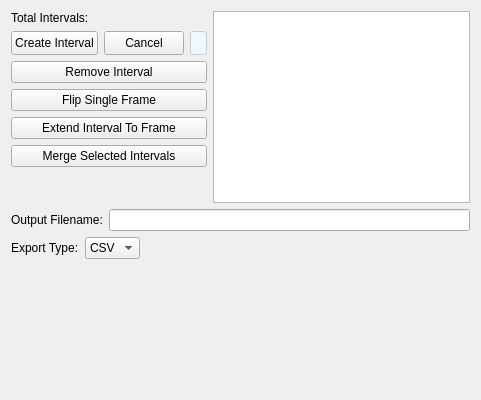
<?xml version="1.0" encoding="UTF-8"?>
<ui version="4.0">
 <class>DigitalIntervalSeries_Widget</class>
 <widget class="QWidget" name="DigitalIntervalSeries_Widget">
  <property name="geometry">
   <rect>
    <x>0</x>
    <y>0</y>
    <width>481</width>
    <height>400</height>
   </rect>
  </property>
  <property name="windowTitle">
   <string>Form</string>
  </property>
  <layout class="QVBoxLayout" name="mainVerticalLayout">
   <item>
    <layout class="QHBoxLayout" name="horizontalLayout">
     <item>
      <layout class="QVBoxLayout" name="verticalLayout_2">
       <item>
        <layout class="QHBoxLayout" name="horizontalLayout_2">
         <item>
          <widget class="QLabel" name="label">
           <property name="text">
            <string>Total Intervals:</string>
           </property>
          </widget>
         </item>
         <item>
          <widget class="QLabel" name="total_interval_label">
           <property name="text">
            <string/>
           </property>
           <property name="alignment">
            <set>Qt::AlignmentFlag::AlignCenter</set>
           </property>
          </widget>
         </item>
        </layout>
       </item>
       <item>
        <layout class="QHBoxLayout" name="create_interval_layout">
       <item>
        <widget class="QPushButton" name="create_interval_button">
         <property name="sizePolicy">
          <sizepolicy hsizetype="Preferred" vsizetype="Preferred">
           <horstretch>0</horstretch>
           <verstretch>0</verstretch>
          </sizepolicy>
         </property>
         <property name="contextMenuPolicy">
          <enum>Qt::ContextMenuPolicy::CustomContextMenu</enum>
         </property>
         <property name="text">
          <string>Create Interval</string>
         </property>
        </widget>
       </item>
       <item>
        <widget class="QPushButton" name="cancel_interval_button">
         <property name="sizePolicy">
          <sizepolicy hsizetype="Preferred" vsizetype="Preferred">
           <horstretch>0</horstretch>
           <verstretch>0</verstretch>
          </sizepolicy>
         </property>
         <property name="visible">
          <bool>false</bool>
         </property>
         <property name="text">
          <string>Cancel</string>
         </property>
        </widget>
       </item>
       <item>
        <widget class="QLabel" name="start_frame_label">
         <property name="styleSheet">
          <string>QLabel { 
            font-weight: bold; 
            color: #0066CC;
            padding: 4px;
            border: 1px solid #CCCCCC;
            border-radius: 3px;
            background-color: #F0F8FF;
          }</string>
         </property>
         <property name="text">
          <string/>
         </property>
         <property name="alignment">
          <set>Qt::AlignmentFlag::AlignCenter</set>
         </property>
        </widget>
       </item>
      </layout>
     </item>
     <item>
      <widget class="QPushButton" name="remove_interval_button">
       <property name="sizePolicy">
        <sizepolicy hsizetype="Preferred" vsizetype="Preferred">
         <horstretch>0</horstretch>
         <verstretch>0</verstretch>
        </sizepolicy>
       </property>
       <property name="text">
        <string>Remove Interval</string>
       </property>
      </widget>
     </item>
     <item>
      <widget class="QPushButton" name="flip_single_frame">
       <property name="sizePolicy">
        <sizepolicy hsizetype="Preferred" vsizetype="Fixed">
         <horstretch>0</horstretch>
         <verstretch>0</verstretch>
        </sizepolicy>
       </property>
       <property name="text">
        <string>Flip Single Frame</string>
       </property>
      </widget>
     </item>
     <item>
      <widget class="QPushButton" name="extend_interval_button">
       <property name="sizePolicy">
        <sizepolicy hsizetype="Preferred" vsizetype="Preferred">
         <horstretch>0</horstretch>
         <verstretch>0</verstretch>
        </sizepolicy>
       </property>
       <property name="text">
        <string>Extend Interval To Frame</string>
       </property>
      </widget>
     </item>
     <item>
      <widget class="QPushButton" name="merge_intervals_button">
       <property name="sizePolicy">
        <sizepolicy hsizetype="Preferred" vsizetype="Preferred">
         <horstretch>0</horstretch>
         <verstretch>0</verstretch>
        </sizepolicy>
       </property>
       <property name="text">
        <string>Merge Selected Intervals</string>
       </property>
      </widget>
     </item>
     <item>
      <spacer name="verticalSpacer_control_panel">
       <property name="orientation">
        <enum>Qt::Orientation::Vertical</enum>
       </property>
       <property name="sizeHint" stdset="0">
        <size>
         <width>20</width>
         <height>10</height>
        </size>
       </property>
      </spacer>
     </item>
    </layout>
   </item>
   <item>
    <layout class="QVBoxLayout" name="verticalLayout_3">
     <item>
      <widget class="QTableView" name="tableView"/>
     </item>
    </layout>
   </item>
  </layout>
 </item>
 <item>
  <widget class="Section" name="export_section" native="true">
   <property name="sizePolicy">
    <sizepolicy hsizetype="Expanding" vsizetype="Preferred">
     <horstretch>0</horstretch>
     <verstretch>0</verstretch>
    </sizepolicy>
   </property>
   <layout class="QVBoxLayout" name="exportSectionLayout">
    <property name="leftMargin">
     <number>0</number>
    </property>
    <property name="topMargin">
     <number>0</number>
    </property>
    <property name="rightMargin">
     <number>0</number>
    </property>
    <property name="bottomMargin">
     <number>0</number>
    </property>
    <item>
     <layout class="QHBoxLayout" name="filenameLayout">
      <item>
       <widget class="QLabel" name="label_filename">
        <property name="text">
         <string>Output Filename:</string>
        </property>
       </widget>
      </item>
      <item>
       <widget class="QLineEdit" name="filename_edit">
        <property name="text">
         <string/>
        </property>
       </widget>
      </item>
     </layout>
    </item>
    <item>
     <layout class="QHBoxLayout" name="exportTypeLayout">
      <item>
       <widget class="QLabel" name="label_export_type">
        <property name="text">
         <string>Export Type:</string>
        </property>
       </widget>
      </item>
      <item>
       <widget class="QComboBox" name="export_type_combo">
        <item>
         <property name="text">
          <string>CSV</string>
         </property>
        </item>
       </widget>
      </item>
      <item>
       <spacer name="exportTypeSpacer">
        <property name="orientation">
         <enum>Qt::Orientation::Horizontal</enum>
        </property>
        <property name="sizeHint" stdset="0">
         <size>
          <width>40</width>
          <height>20</height>
         </size>
        </property>
       </spacer>
      </item>
     </layout>
    </item>
    <item>
     <widget class="QStackedWidget" name="stacked_saver_options">
      <property name="currentIndex">
       <number>0</number>
      </property>
      <widget class="CSVIntervalSaver_Widget" name="csv_interval_saver_widget"/>
     </widget>
    </item>
   </layout>
  </widget>
 </item>
 <item>
  <spacer name="verticalSpacer_bottom">
   <property name="orientation">
    <enum>Qt::Orientation::Vertical</enum>
   </property>
   <property name="sizeHint" stdset="0">
    <size>
     <width>20</width>
     <height>10</height>
    </size>
   </property>
  </spacer>
 </item>
</layout>
</widget>
 <customwidgets>
  <customwidget>
   <class>CSVIntervalSaver_Widget</class>
   <extends>QWidget</extends>
   <header>IO_Widgets/DigitalTimeSeries/CSV/CSVIntervalSaver_Widget.hpp</header>
   <container>1</container>
  </customwidget>
  <customwidget>
   <class>Section</class>
   <extends>QWidget</extends>
   <header>Collapsible_Widget/Section.hpp</header>
   <container>1</container>
  </customwidget>
 </customwidgets>
 <resources/>
 <connections/>
</ui>
